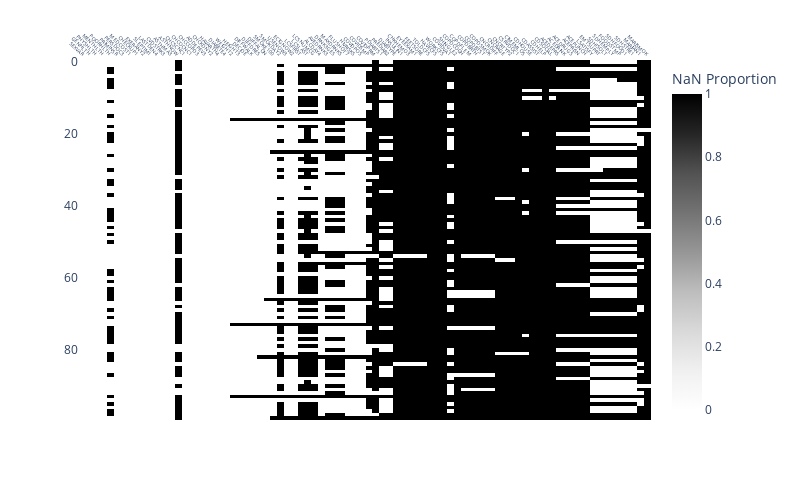

Source (notebook cell):
### Code cell
"""
Heatmap visualization using Plotly.
Colors will be:
    from -inf to central_limit_val : black
    from central_limit_val to +inf : blue to pink shades
Args:
    matrix: 2D array containing the data values
    xlabels: Labels for x-axis (columns)
    ylabels: Labels for y-axis (rows)
    central_limit_val: Define color thresold. If None, auto-calculated
    plot: Whether to display the plot
    full_plotly_offline: Whether to include full Plotly JS in HTML output
Returns:
    HTML string of the plot
"""

def plot_nan_proportion_heatmap(matrix, xlabels, ylabels, width=800, height=500, plot=True, full_plotly_offline=False):
    # Convert to DataFrame
    df = pd.DataFrame(matrix, columns=xlabels, index=ylabels)

    # Create a NaN indicator matrix: 1 for NaN, 0 for non-NaN
    nan_indicator = df.isna().astype(int)

    # Plot the NaN indicator matrix
    fig = px.imshow(
        nan_indicator,
        width=width,
        height=height,
        template="plotly_white",
        color_continuous_scale="Greys",  # Use a grayscale gradient
        labels={"color": "NaN Proportion"},
        aspect="auto",
        zmin=0,
        zmax=1,
    )
    fig.update_xaxes(side="top", tickangle=45, tickfont=dict(size=5))
    fig.update_layout(
        margin=dict(pad=1),
        # title="Proportion of NaN Values (1 = NaN, 0 = Non-NaN)",

    )

    # Return or show
    if plot:
        fig.show()
    if full_plotly_offline:
        return fig.to_html(full_html=True)
    else:
        return fig.to_html(full_html=False, include_plotlyjs=False)


plot_nan_proportion_heatmap(X_tr.head(100), xlabels=column_of_interest, ylabels=range(100))

### Figure 1 — Plotly figure (JSON) as saved in the notebook; plotly's stock layout.template omitted (floating-point values rounded to 4 significant figures; data arrays with more than 128 entries replaced by an {"elided": "..."} marker saying what was removed)
{"data": [{"coloraxis": "coloraxis", "hovertemplate": "x: %{x}<br>y: %{y}<br>NaN Proportion: %{z}<extra></extra>", "name": "0", "type": "heatmap", "x": ["SEXVAR", "GENHLTH", "PHYSHLTH", "MENTHLTH", "POORHLTH", "PRIMINSR", "PERSDOC3", "MEDCOST1", "CHECKUP1", "EXERANY2", "SLEPTIM1", "LASTDEN4", "CVDSTRK3", "ASTHMA3", "ASTHNOW", "CHCSCNC1", "CHCOCNC1", "CHCCOPD3", "ADDEPEV3", "CHCKDNY2", "HAVARTH4", "DIABETE4", "WEIGHT2", "HEIGHT3", "DECIDE", "DIFFWALK", "DIFFDRES", "DIFFALON", "SMOKE100", "SMOKDAY2", "USENOW3", "ECIGNOW2", "LCSFIRST", "LCSLAST", "LCSNUMCG", "ALCDAY4", "AVEDRNK3", "DRNK3GE5", "MAXDRNKS", "FLUSHOT7", "HIVRISK5", "COVIDPOS", "COVIDSMP", "COVIDPRM", "PDIABTS1", "PREDIAB2", "DIABTYPE", "INSULIN1", "CHKHEMO3", "EYEEXAM1", "FEETSORE", "TOLDCFS", "HAVECFS", "WORKCFS", "COVIDVA1", "SHINGLE2", "COPDCOGH", "COPDFLEM", "COPDBRTH", "COPDBTST", "COPDSMOK", "CNCRDIFF", "CNCRAGE", "CNCRTYP2", "CSRVDOC1", "CIMEMLOS", "CDHOUSE", "CDASSIST", "CDHELP", "CDSOCIAL", "ACEDEPRS", "ACEDRINK", "ACEDRUGS", "ACEPRISN", "ACEPUNCH", "LSATISFY", "EMTSUPRT", "SDHISOLT", "SDHEMPLY", "FOODSTMP", "SDHFOOD1", "SDHSTRE1", "MARIJAN1", "MARJSMOK"], "xaxis": "x", "y": [0, 1, 2, 3, 4, 5, 6, 7, 8, 9, 10, 11, 12, 13, 14, 15, 16, 17, 18, 19, 20, 21, 22, 23, 24, 25, 26, 27, 28, 29, 30, 31, 32, 33, 34, 35, 36, 37, 38, 39, 40, 41, 42, 43, 44, 45, 46, 47, 48, 49, 50, 51, 52, 53, 54, 55, 56, 57, 58, 59, 60, 61, 62, 63, 64, 65, 66, 67, 68, 69, 70, 71, 72, 73, 74, 75, 76, 77, 78, 79, 80, 81, 82, 83, 84, 85, 86, 87, 88, 89, 90, 91, 92, 93, 94, 95, 96, 97, 98, 99], "yaxis": "y", "z": {"elided": "100x84 int values"}}], "layout": {"coloraxis": {"cmax": 1, "cmin": 0, "colorbar": {"title": {"text": "NaN Proportion"}}, "colorscale": [[0, "rgb(255,255,255)"], [0.125, "rgb(240,240,240)"], [0.25, "rgb(217,217,217)"], [0.375, "rgb(189,189,189)"], [0.5, "rgb(150,150,150)"], [0.625, "rgb(115,115,115)"], [0.75, "rgb(82,82,82)"], [0.875, "rgb(37,37,37)"], [1, "rgb(0,0,0)"]]}, "height": 500, "margin": {"pad": 1, "t": 60}, "width": 800, "xaxis": {"anchor": "y", "domain": [0, 1], "side": "top", "tickangle": 45, "tickfont": {"size": 5}}, "yaxis": {"anchor": "x", "autorange": "reversed", "domain": [0, 1]}}}
